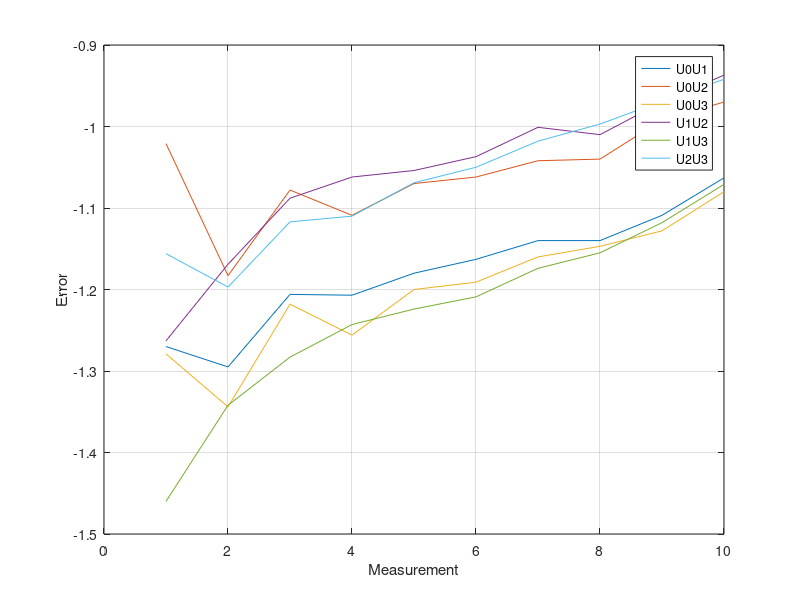

Recreate this plot in MATLAB.
DWM_to_wall_offset = 0.025;
number_of_distances_measured = 10;

U0_actual_distances = [4.557, 4.035, 3.519, 3.014, 2.508, 2.001, 1.499, 1.000, 0.497, 0.100] + 2*DWM_to_wall_offset;
U1_actual_distances = [4.556, 4.036, 3.520, 3.015, 2.508, 2.001, 1.500, 1.000, 0.498, 0.100] + 2*DWM_to_wall_offset;
U2_actual_distances = [4.555, 4.037, 3.519, 3.015, 2.507, 2.001, 1.501, 1.000, 0.493, 0.100] + 2*DWM_to_wall_offset;

U0U1 = [5.877, 5.380, 4.775, 4.271, 3.738, 3.214, 2.689, 2.190, 1.656, 1.213];
U0U2 = [5.628, 5.268, 4.647, 4.173, 3.628, 3.113, 2.591, 2.090, 1.539, 1.120];
U0U3 = [5.886, 5.429, 4.787, 4.320, 3.758, 3.242, 2.709, 2.197, 1.675, 1.230];
U1U2 = [5.869, 5.255, 4.658, 4.127, 3.612, 3.088, 2.551, 2.060, 1.518, 1.087];
U1U3 = [6.066, 5.428, 4.853, 4.308, 3.782, 3.260, 2.724, 2.205, 1.666, 1.221];
U2U3 = [5.761, 5.284, 4.686, 4.175, 3.626, 3.101, 2.569, 2.047, 1.512, 1.092];

U_distances = [U0U1; U0U2; U0U3; U1U2; U1U3; U2U3]';

actual_distances = [U0_actual_distances; U0_actual_distances; U0_actual_distances; ...
                    U1_actual_distances; U1_actual_distances; U2_actual_distances]';


E = actual_distances - U_distances;

plot(E);
grid on;
legend('U0U1','U0U2','U0U3','U1U2','U1U3','U2U3');
xlabel('Measurement');
ylabel('Error');
